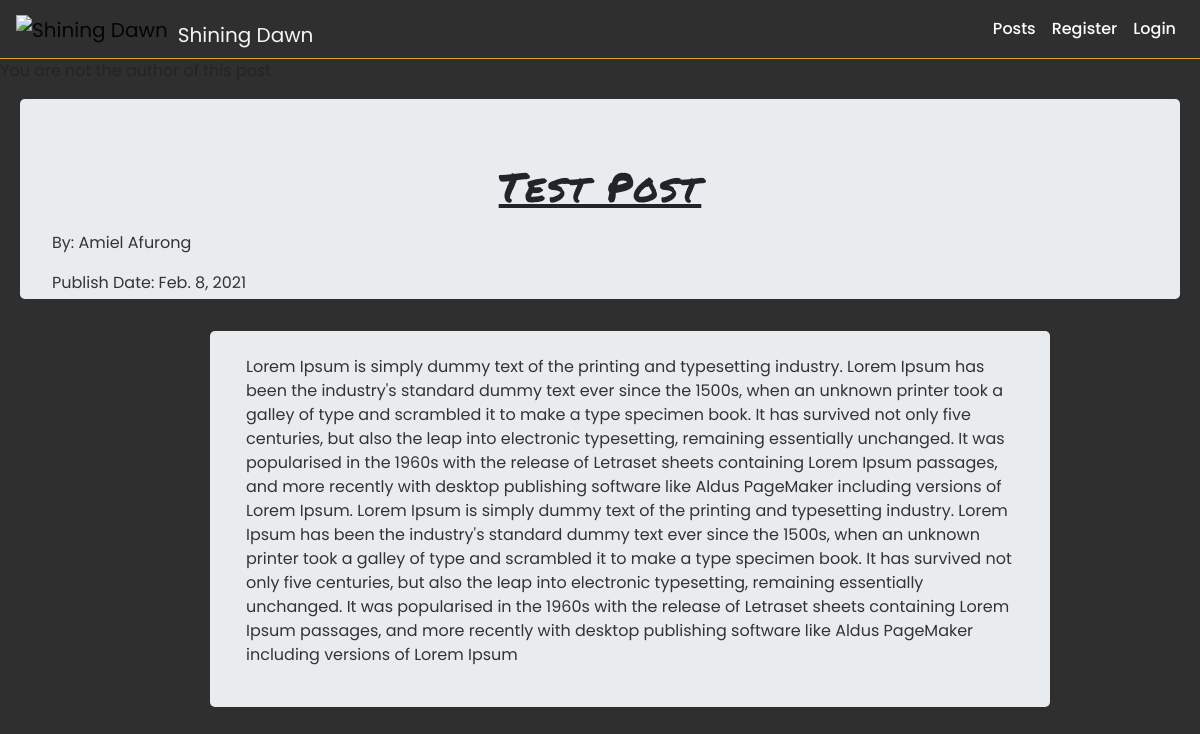
Page /posts/2/ on the committed database.
### post/models.py (models this page shows, shortened)
class Post(models.Model):
    title = models.CharField(max_length=255)
    content = models.CharField(max_length=10000)
    featured_image = models.ImageField()
    is_published = models.BooleanField(default=False)
    author = models.ForeignKey(User, on_delete=models.SET_NULL, related_name='posts',null=True)
    published_date = models.DateField(blank=True,null=True)
    created_on = models.DateField(auto_now_add=True)

### post/views.py (the view)
# urls.py: path('<pk>/',PostDetailView.as_view(),name='detail'),
class PostDetailView(generic.DetailView):
    model = Post
    template_name = 'post/post_detail.html'
    context_object_name = 'post_detail'
    def get_context_data(self, **kwargs):
        context = super().get_context_data(**kwargs)
        """
        We need to return a 404 when someone checked on a post that is not published yet
        Except if the user accessing the unpublished post is also the owner of the post
        """
        if self.request.user == context['post_detail'].author:
            return context
        else:
            if context['post_detail'].is_published != True:
                raise Http404("Post not published yet")
            else:
                return context

### templates/post/post_detail.html (shortened to what this page needs)
{% extends 'core/base.html' %}
{% load static %}
{% block head_block%}
<link rel="stylesheet" href="{% static 'css/posts.css'%}">
{%endblock%}
{% block body_block %}
{% if request.user == post_detail.author %}
<div class="post-cta">
    <a href="{% url 'post:update' pk=post_detail.id %}" class='btn btn-warning'>Update</a>
    {% if not post_detail.is_published %}
    <a href="{% url 'post:publish' pk=post_detail.id %}" class='btn btn-success'>Publish</a>
    {% endif %}
    <a href="{% url 'post:delete' pk=post_detail.id %}" class='btn btn-danger'>Delete</a>
</div>
{% else %}
<p>You are not the author of this post</p>
{% endif %}
<div class="jumbotron">
    <h1 class="post-title">{{post_detail.title}}</h1>
    <p class="post-author">By: {{post_detail.author.first_name | title }} {{post_detail.author.last_name | title }}</p>
    {% if post_detail.is_published %}
    <p class="post-author">Publish Date: {{post_detail.published_date}}</p>
    {% endif %}
</div>
{% if request.user == post_detail.author %}
<div class="post-detail-container" style="transform:translate(-50%,-29%);">
{% else %}
<div class="post-detail-container" style="transform:translate(-50%,-25%);">
{% endif %}
    <div class="post-content-container">
        <p>{{post_detail.content}}</p>
    </div>
</div>
{% endblock %}

### static/css/main.css (style rules this page uses)
body { margin:0; box-sizing: border-box; padding:0; font-family: 'Poppins', sans-serif; background:#2E2F2E !important; }
html { background:#2E2F2E !important; }

### static/css/posts.css (style rules this page uses)
.post-detail-container { width: 70%; color:#333333; background: #E9ECEF; transform: translate(25%) !important; border-radius: 5px; padding: 2% 3%; }
.jumbotron { height:200px !important; margin-top: 10px; margin-left: 20px; margin-right: 20px; }
.post-title { font-family: 'Permanent Marker', cursive; letter-spacing: 2px; text-align:center; text-decoration: underline; margin-bottom: 20px; }
.post-author { color: #333333; }

### rows in the picture
Post: title "Test Post", author.first_name "Amiel", author.last_name "Afurong", published_date "Feb. 8, 2021", content "Lorem Ipsum is simply dummy text of the printing and typesetting industry. Lorem Ipsum has been the industry's standard dummy text ever since the 1500s, when an unknown printer took a galley of type and scrambled it to make a type specimen book. It has survived not only five centuries, but also the leap into electronic typesetting, remaining essentially unchanged. It was popularised in the 1960s with the release of Letraset sheets containing Lorem Ipsum passages, and more recently with desktop publishing software like Aldus PageMaker including versions of Lorem Ipsum. Lorem Ipsum is simply dummy text of the printing and typesetting industry. Lorem Ipsum has been the industry's standard…"
